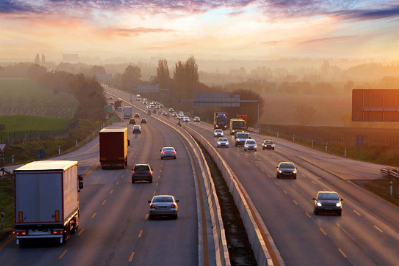
#> input picture Open_CV/resources/images/image2000.png, 399 x 266 px
$ python 1_open_cv.py
#> lines starting #> are read from the running program, lines starting #| are printed output that depends on the picture
"""
Reading an image
Extracting the RGB values of a pixel
Extracting the Region of Interest (ROI)
Resizing the Image
Rotating the Image
Drawing a Rectangle
Displaying text
"""

import cv2
image = cv2.imread("../resources/images/image2000.png")
#> image is the input picture: shape (266, 399, 3); mean B, G, R 98.7, 110.1, 137

# Extracting the height and width of an image
h, w = image.shape[:2]
#> h = 266; w = 399
# Displaying the height and width
print("Height = {}, Width = {}".format(h, w))
#| Height = 266, Width = 399

# Extracting RGB values.
# Here we have randomly chosen a pixel
# by passing in 100, 100 for height and width.
(B, G, R) = image[100, 100]
#> B = 59; G = 70; R = 98

# Displaying the pixel values
print("R = {}, G = {}, B = {}".format(R, G, B))
#| R = 98, G = 70, B = 59

# We can also pass the channel to extract
# the value for a specific channel
B = image[100, 100, 0]
print("B = {}".format(B))
#| B = 59

# We will calculate the region of interest
# by slicing the pixels of the image
roi = image[100 : 500, 200 : 700]
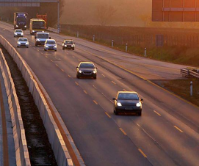
#> roi: shape (166, 199, 3); mean B, G, R 65.7, 76.4, 110.3
cv2.imshow("ROI", roi)
cv2.waitKey(0)

# resize() function takes 2 parameters,
# the image and the dimensions
resize = cv2.resize(image, (500, 500))
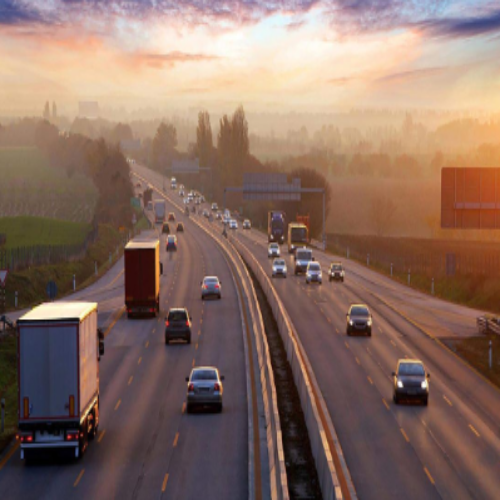
#> resize: shape (500, 500, 3); mean B, G, R 98.6, 109.9, 136.9
cv2.imshow("Resized Image", resize)
cv2.waitKey(0)

# resize() function takes 2 parameters,
# the image and the dimensions
resize = cv2.resize(image, (500, 500))
cv2.imshow("Resized Image", resize)
cv2.waitKey(0)

# We are copying the original image,
# as it is an in-place operation.
output = image.copy()

# Using the rectangle() function to create a rectangle.
rectangle = cv2.rectangle(output, (1500, 900),
                        (600, 400), (255, 0, 0), 2)

# Copying the original image
output = image.copy()

# Adding the text using putText() function
text = cv2.putText(output, 'OpenCV Demo', (500, 550),
                cv2.FONT_HERSHEY_SIMPLEX, 4, (255, 0, 0), 2)

$ run again, with Open_CV/resources/images/Anime Scenery Wallpaper.jpg saved as Open_CV/resources/images/image2000.png
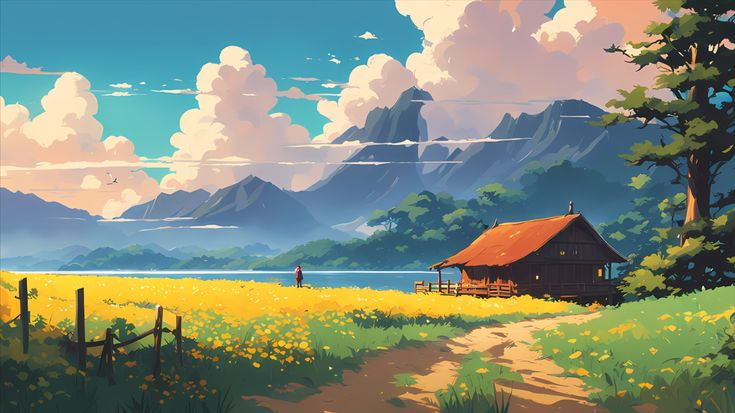
#> input picture Open_CV/resources/images/Anime Scenery Wallpaper.jpg, 735 x 413 px
#> image is the input picture: shape (413, 735, 3); mean B, G, R 123.4, 140, 129.1
#| Height = 413, Width = 735
#> B = 199; G = 191; R = 90
#| R = 90, G = 191, B = 199
#| B = 199
#> `roi = image[100 : 500, 200 : 700]`:
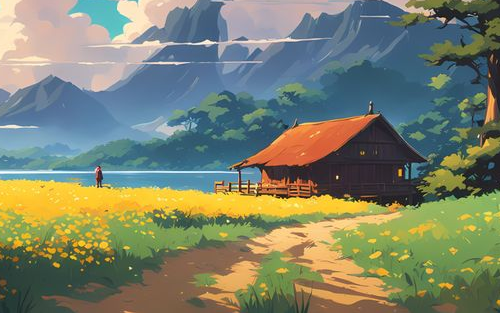
#> roi: shape (313, 500, 3); mean B, G, R 108.3, 129.8, 123.5
#> `resize = cv2.resize(image, (500, 500))`:
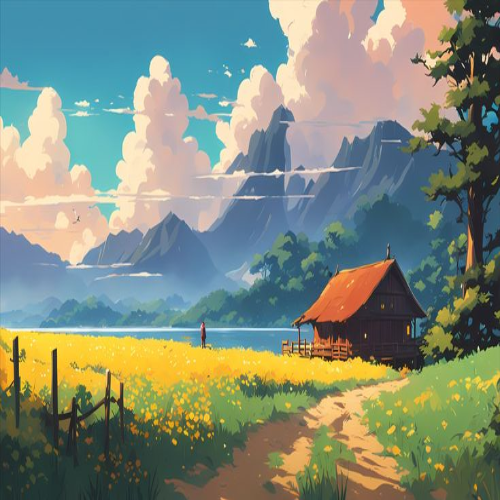
#> resize: shape (500, 500, 3); mean B, G, R 123.3, 139.8, 129

$ run again, with Open_CV/resources/images/Valentines Anime Desktop wallpaper.jpg saved as Open_CV/resources/images/image2000.png
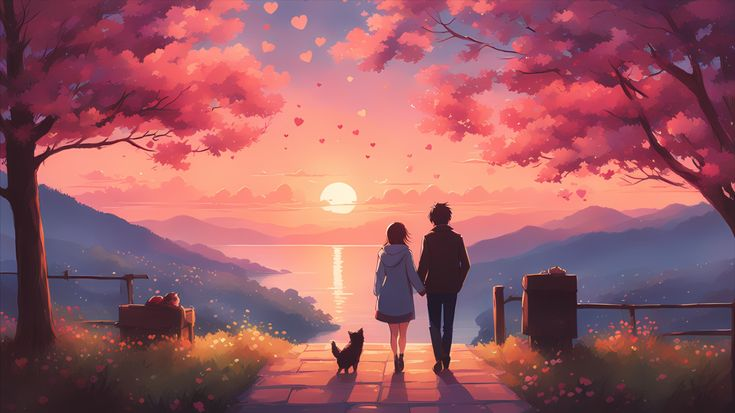
#> input picture Open_CV/resources/images/Valentines Anime Desktop wallpaper.jpg, 735 x 413 px
#> image is the input picture: shape (413, 735, 3); mean B, G, R 100, 91.6, 155.4
#| Height = 413, Width = 735
#> B = 72; G = 41; R = 116
#| R = 116, G = 41, B = 72
#| B = 72
#> `roi = image[100 : 500, 200 : 700]`:
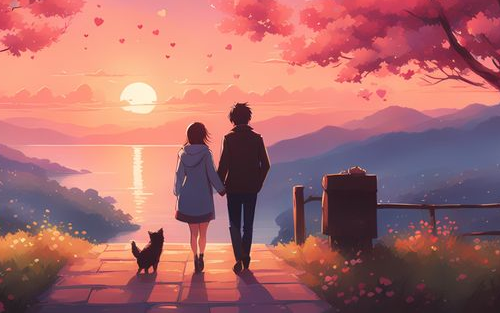
#> roi: shape (313, 500, 3); mean B, G, R 106.6, 106.1, 170.8
#> `resize = cv2.resize(image, (500, 500))`:
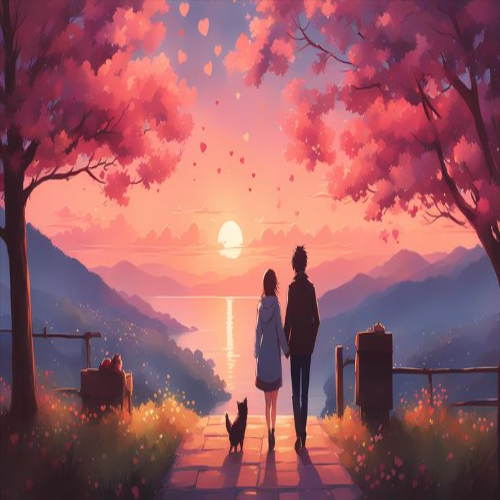
#> resize: shape (500, 500, 3); mean B, G, R 99.8, 91.5, 155.2
